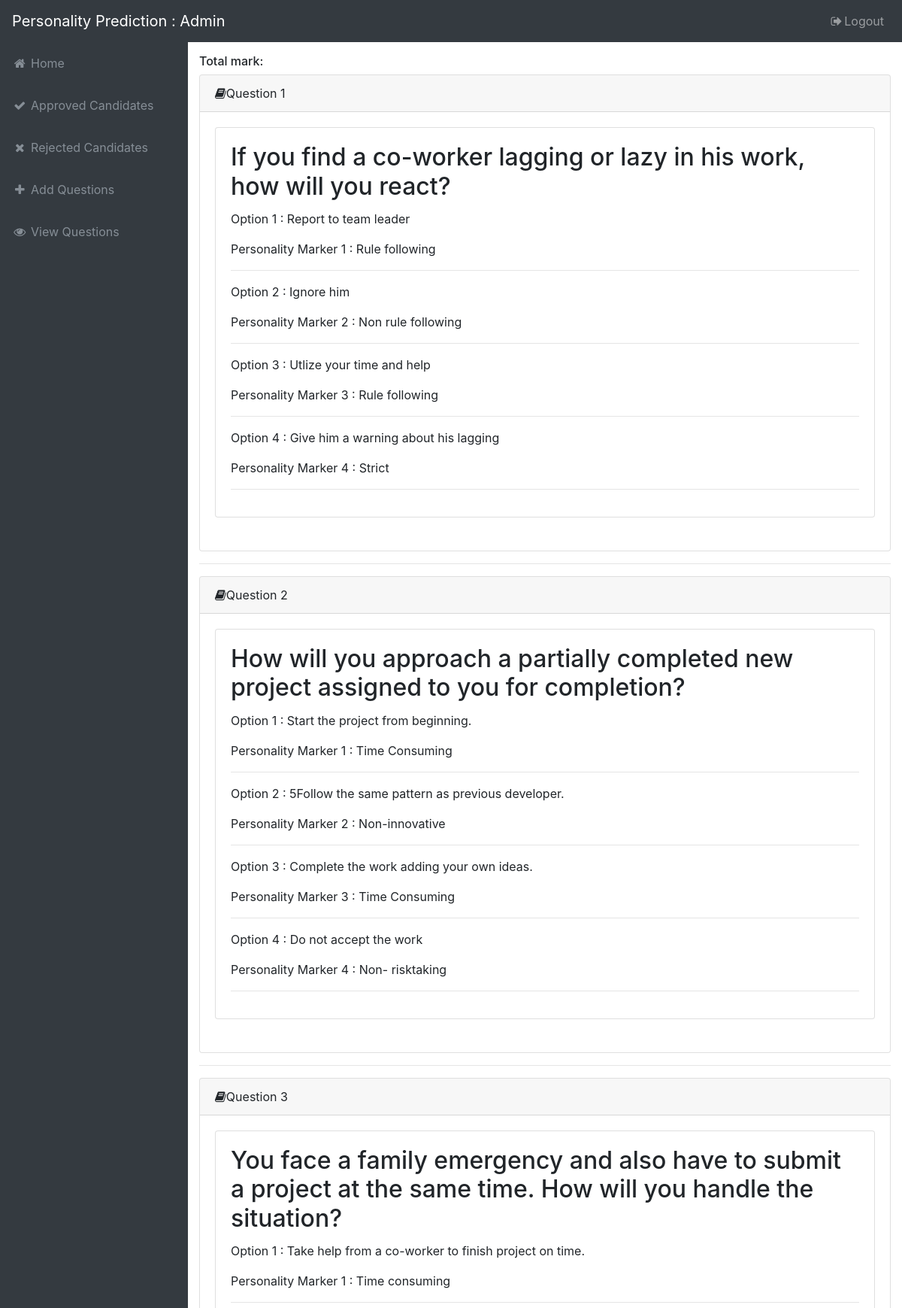
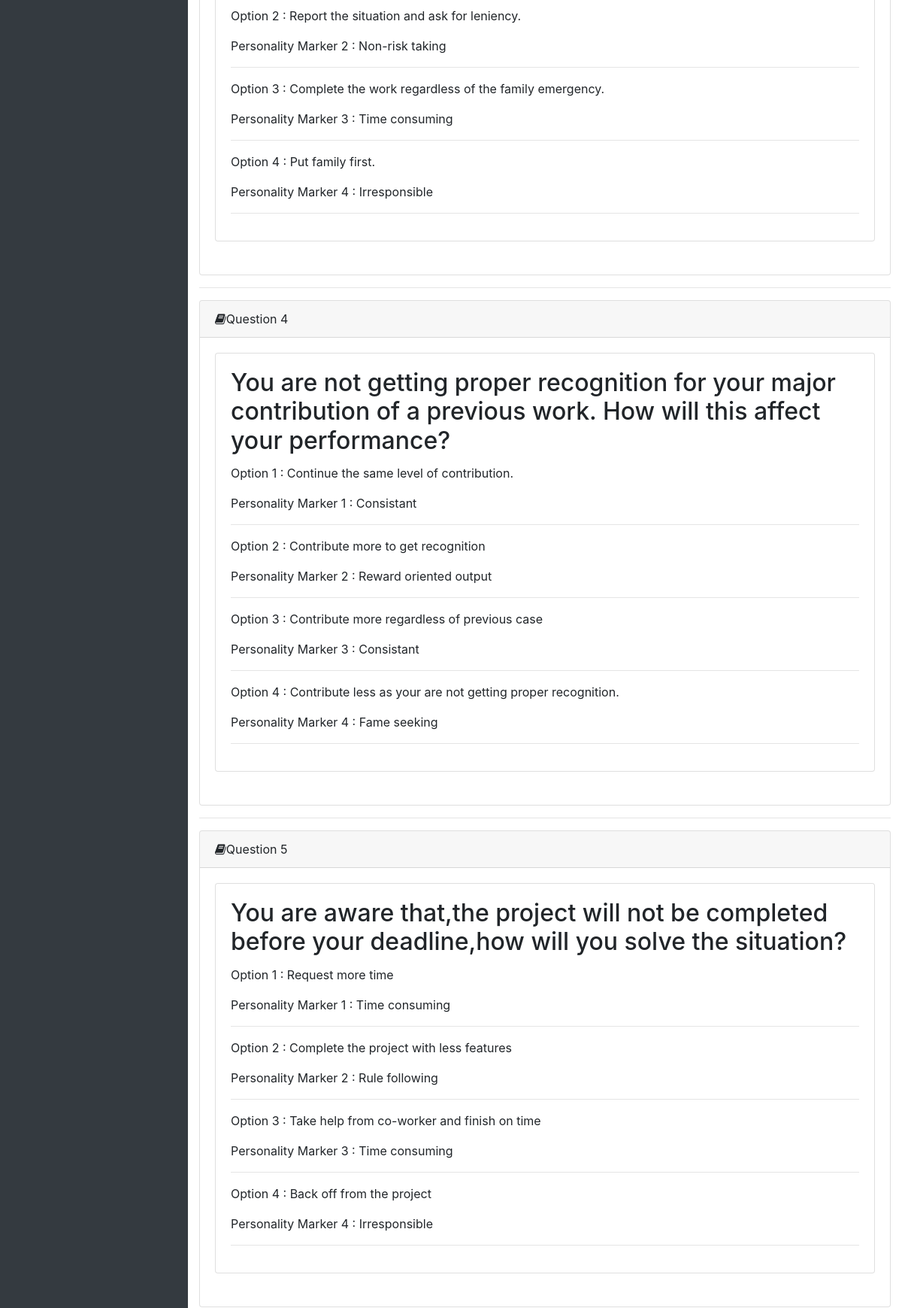
The page /view_candidate_answers.php (signed in, upper part) on the database its author committed (2 pictures, top to bottom).
### tables this page shows
CREATE TABLE `questions` (
  `question_number` int(11) NOT NULL,
  `question_id` varchar(30) NOT NULL,
  `question` text NOT NULL,
  `option_1` text NOT NULL,
  `personality_marker_1` text NOT NULL,
  `option_2` text NOT NULL,
  `personality_marker_2` text NOT NULL,
  `option_3` text NOT NULL,
  `personality_marker_3` text NOT NULL,
  `option_4` text NOT NULL,
  `personality_marker_4` text NOT NULL,
  `mark1` int(10) DEFAULT NULL,
  `mark2` int(10) DEFAULT NULL,
  `mark3` int(10) DEFAULT NULL,
  `mark4` int(10) DEFAULT NULL
);

### view_candidate_answers.php (the view, shortened to what this page needs)
<!DOCTYPE html>
<html lang="en">
<head>
  <link href="vendor/bootstrap/css/bootstrap.min.css" rel="stylesheet">
  <link href="vendor/font-awesome/css/font-awesome.min.css" rel="stylesheet" type="text/css">
  <link href="vendor/datatables/dataTables.bootstrap4.css" rel="stylesheet">
  <link href="css/sb-admin.css" rel="stylesheet">
</head>
<body class="fixed-nav sticky-footer bg-dark" id="page-top">
  <nav class="navbar navbar-expand-lg navbar-dark bg-dark fixed-top" id="mainNav">
    <a class="navbar-brand" href="admin_home.php">Personality Prediction : Admin</a>
    <div class="collapse navbar-collapse" id="navbarResponsive">
      <ul class="navbar-nav navbar-sidenav" id="exampleAccordion">
        <li class="nav-item" data-toggle="tooltip" data-placement="right" title="Home">
          <a class="nav-link" href="admin_home.php">
            <i class="fa fa-fw fa-home"></i>
            <span class="nav-link-text">Home</span>
          </a>
        </li>
        <li class="nav-item" data-toggle="tooltip" data-placement="right" title="Approved">
          <a class="nav-link" href="approved_candidates.php">
            <i class="fa fa-fw fa-check"></i>
            <span class="nav-link-text">Approved Candidates</span>
          </a>
        </li>
        <li class="nav-item" data-toggle="tooltip" data-placement="right" title="Rejected">
          <a class="nav-link" href="rejected_candidates.php">
            <i class="fa fa-fw fa-close"></i>
            <span class="nav-link-text">Rejected Candidates</span>
          </a>
        </li>
        <li class="nav-item" data-toggle="tooltip" data-placement="right" title="Rejected">
          <a class="nav-link" href="add_questions.php">
            <i class="fa fa-fw fa-plus"></i>
            <span class="nav-link-text">Add Questions</span>
          </a>
        </li>
        <li class="nav-item" data-toggle="tooltip" data-placement="right" title="Rejected">
          <a class="nav-link" href="view_questions.php">
            <i class="fa fa-fw fa-eye"></i>
            <span class="nav-link-text">View Questions</span>
          </a>
        </li>
      </ul>
      <ul class="navbar-nav ml-auto">
        <li class="nav-item">
          <a class="nav-link" data-toggle="modal" data-target="#exampleModal">
            <i class="fa fa-fw fa-sign-out"></i>Logout</a>
        </li>
      </ul>
    </div>
  </nav>
  <div class="content-wrapper">
    <div class="container-fluid">
     <?php
	 	$answersheet_id=$_GET['ans_id'];
		$get_aswers="SELECT * FROM `candidate_answers` where `answer_sheet_id`='$answersheet_id'";
		$get_aswers_run=mysql_query($get_aswers);
		$result_answers=mysql_fetch_assoc($get_aswers_run);
    $answer_falg=1;
		$query_get_questions="select * from questions ORDER BY `question_number` ASC;";
    $query_get_questions_run=mysql_query($query_get_questions);
    ?><h6>Total mark:<?php  echo $result_answers['total_mark'] ?></h6><?php
		while($result=mysql_fetch_assoc($query_get_questions_run)){
		?>
          <div class="card mb-3">
            <div class="card-header">
              <i class="fa fa-book"></i>Question <?php echo $result['question_number'];?>
            </div>
            <div class="card-body">
                <div class="card mb-4">
                    <div class="card-body">
                      <h2 class="card-title"><?php echo $result['question']; ?></h2>
                      <div <?php if($result_answers['user_answer_'.$answer_falg]==$result['personality_marker_1']){?> style="color:#0C9; font-weight:600;" <?php }?>>
                      	 <p class="card-text"><?php echo 'Option 1 : '.$result['option_1']; ?> </p>
                     	 <p class="card-text"><?php echo 'Personality Marker 1 : '.$result['personality_marker_1']; ?> </p>
                      </div>
                      <hr>
                      <div <?php if($result_answers['user_answer_'.$answer_falg]==$result['personality_marker_2']){?> style="color:#0C9; font-weight:600;" <?php }?>>
                     	<p class="card-text"><?php echo 'Option 2 : '.$result['option_2']; ?> </p>
                      	<p class="card-text"><?php echo 'Personality Marker 2 : '.$result['personality_marker_2']; ?> </p>
                      </div>
                      <hr>
                      <div <?php if($result_answers['user_answer_'.$answer_falg]==$result['personality_marker_3']){?> style="color:#0C9; font-weight:600;" <?php }?>>
                     	<p class="card-text"><?php echo 'Option 3 : '.$result['option_3']; ?> </p>
                      	<p class="card-text"><?php echo 'Personality Marker 3 : '.$result['personality_marker_3']; ?> </p>
                      </div>
                      <hr>
                      <div <?php if($result_answers['user_answer_'.$answer_falg]==$result['personality_marker_4']){?> style="color:#0C9; font-weight:600;" <?php }?>>
                      	<p class="card-text"><?php echo 'Option 4 : '.$result['option_4']; ?> </p>
                      	<p class="card-text"><?php echo 'Personality Marker 4 : '.$result['personality_marker_4']; ?> </p>
                      </div>
                      <hr>
					  <?php $answer_falg=$answer_falg+1;?>
                    </div>
                </div>
            </div>
          </div>
          <hr>
      <?php
		}
	   ?>
    </div>
  </div>
</body>
</html>

### css/sb-admin.css (style rules this page uses)
html { position: relative; min-height: 100%; }
body { overflow-x: hidden; }
body.sticky-footer { margin-bottom: 56px; }
body.sticky-footer .content-wrapper { min-height: calc(100vh - 56px - 56px); }
body.fixed-nav { padding-top: 56px; }
.content-wrapper { min-height: calc(100vh - 56px); padding-top: 1rem; }
#mainNav .navbar-collapse { overflow: auto; max-height: 75vh; }
#mainNav .navbar-collapse .navbar-nav .nav-item .nav-link { cursor: pointer; }
@media (min-width: 992px) { #mainNav .navbar-brand { width: 250px; } }
@media (min-width: 992px) { #mainNav .navbar-collapse { overflow: visible; max-height: none; } }
@media (min-width: 992px) { #mainNav .navbar-collapse .navbar-sidenav { position: absolute; top: 0; left: 0; overflow-x: hidden; overflow-y: auto; -webkit-flex-direction: column; -ms-flex-direction: column; flex-direction: column; margin-top: 56px; } }
@media (min-width: 992px) { #mainNav .navbar-collapse .navbar-sidenav > .nav-item { width: 250px; padding: 0; } }
@media (min-width: 992px) { #mainNav .navbar-collapse .navbar-sidenav > .nav-item > .nav-link { padding: 1em; } }
@media (min-width: 992px) { #mainNav.fixed-top .navbar-sidenav { height: calc(100vh - 112px); } }
.content-wrapper { overflow-x: hidden; background: white; }
@media (min-width: 992px) { .content-wrapper { margin-left: 250px; } }
#mainNav.navbar-dark .navbar-collapse .navbar-sidenav > .nav-item > .nav-link { color: #868e96; }
@media (min-width: 992px) { #mainNav.navbar-dark .navbar-collapse .navbar-sidenav { background: #343a40; } }

### rows shown on the page
questions: question_number "1", question "If you find a co-worker lagging or lazy in his work, how will you react?", option_1 "Report to team leader", personality_marker_1 "Rule following", option_2 "Ignore him", personality_marker_2 "Non rule following", option_3 "Utlize your time and help", personality_marker_3 "Rule following", option_4 "Give him a warning about his lagging", personality_marker_4 "Strict"
questions: question_number "2", question "How will you approach a partially completed new project assigned to you for completion?", option_1 "Start the project from beginning.", personality_marker_1 "Time Consuming", option_2 "5Follow the same pattern as previous developer.", personality_marker_2 "Non-innovative", option_3 "Complete the work adding your own ideas.", personality_marker_3 "Time Consuming", option_4 "Do not accept the work", personality_marker_4 "Non- risktaking"
questions: question_number "3", question "You face a family emergency and also have to submit a project at the same time. How will you handle the situation?", option_1 "Take help from a co-worker to finish project on time.", personality_marker_1 "Time consuming", option_2 "Report the situation and ask for leniency.", personality_marker_2 "Non-risk taking", option_3 "Complete the work regardless of the family emergency.", personality_marker_3 "Time consuming", option_4 "Put family first.", personality_marker_4 "Irresponsible"
questions: question_number "4", question "You are not getting proper recognition for your major contribution of a previous work. How will this affect your performance?", option_1 "Continue the same level of contribution.", personality_marker_1 "Consistant", option_2 "Contribute more to get recognition", personality_marker_2 "Reward oriented output", option_3 "Contribute more regardless of previous case", personality_marker_3 "Consistant", option_4 "Contribute less as your are not getting proper recognition.", personality_marker_4 "Fame seeking"
questions: question_number "5", question "You are aware that,the project will not be completed before your deadline,how will you solve the situation?", option_1 "Request more time", personality_marker_1 "Time consuming", option_2 "Complete the project with less features", personality_marker_2 "Rule following", option_3 "Take help from co-worker and finish on time", personality_marker_3 "Time consuming", option_4 "Back off from the project", personality_marker_4 "Irresponsible"
